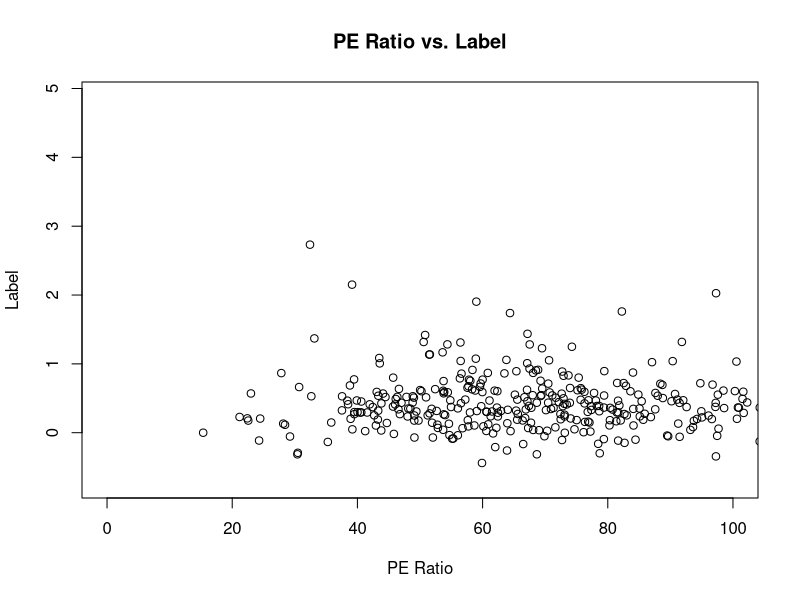
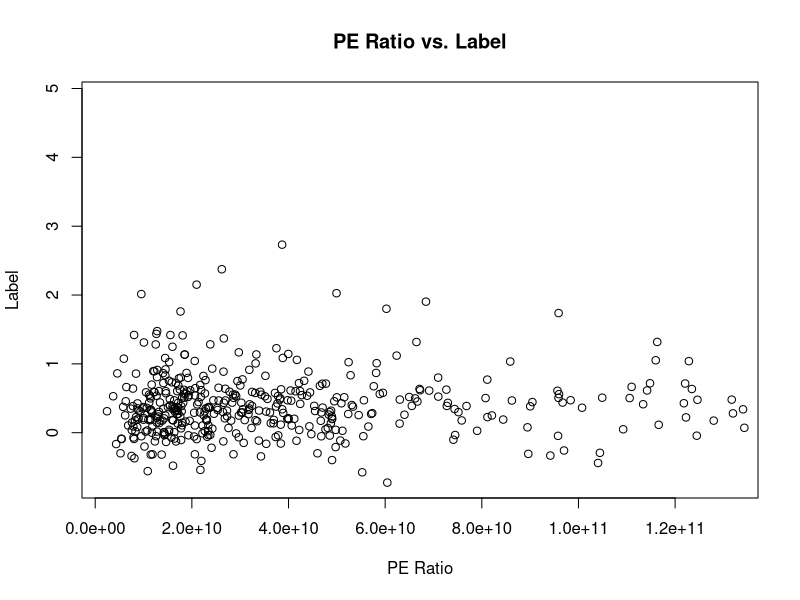
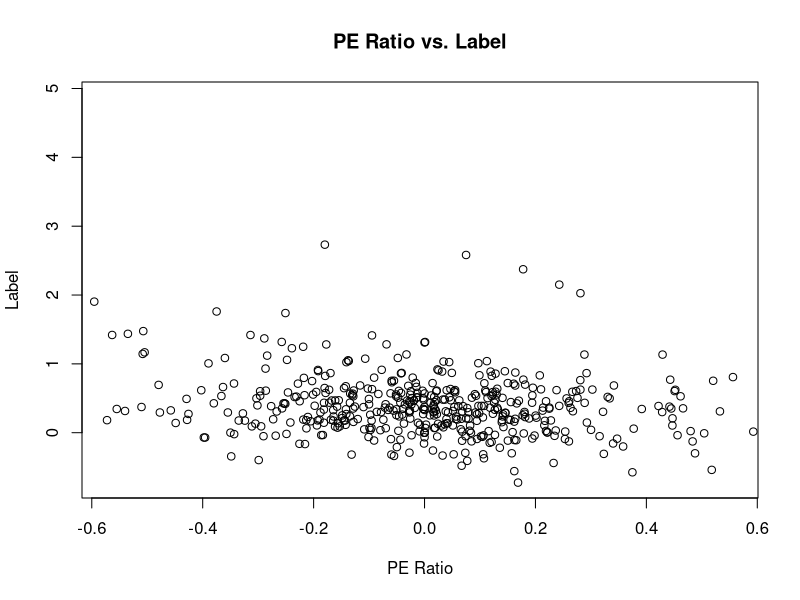

The R source for these figures, in order:
# plot each feature against the label
data <- read.csv("labeled_data.csv")
pe_ratio <- data$pe_ratio
market_cap <- data$market_cap
past_pct_change <- data$past_pct_change

labels <- data$label

plot(pe_ratio, labels, main = "PE Ratio vs. Label", xlab = "PE Ratio", ylab = "Label", xlim = c(0, 100))
# seems like there's not much of a correlation, so it would make sense the weight for this is very low

limits <- boxplot.stats(market_cap)$stats[c(1, 5)]
plot(market_cap, labels, main = "PE Ratio vs. Label", xlab = "PE Ratio", ylab = "Label", xlim = limits)
# No correlation here either

limits <- boxplot.stats(past_pct_change)$stats[c(1, 5)]
plot(past_pct_change, labels, main = "PE Ratio vs. Label", xlab = "PE Ratio", ylab = "Label", xlim = limits)
# No correlation here either
